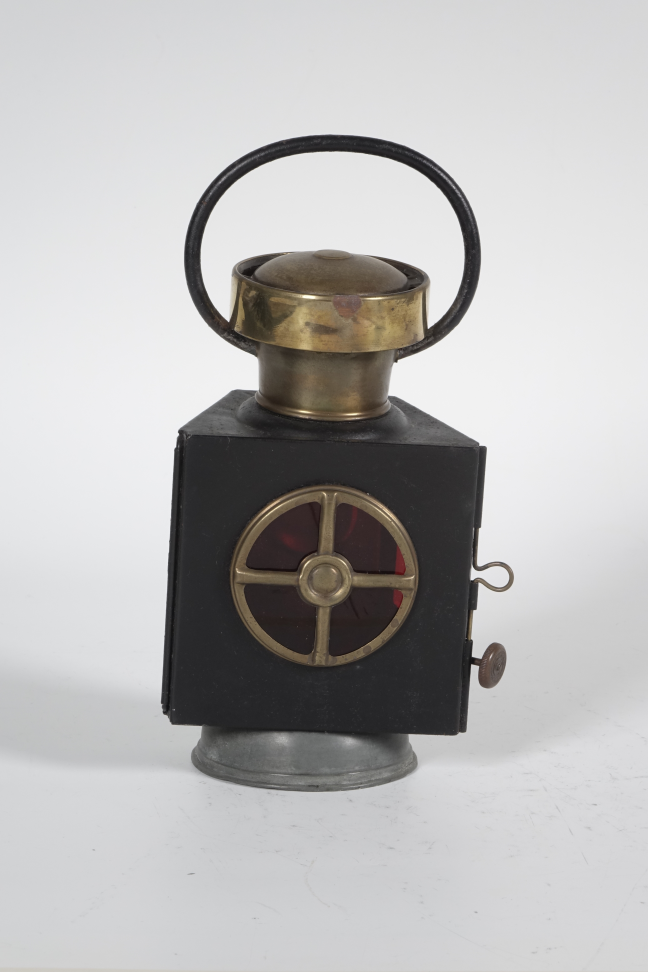
#> input picture images/HM-11-284.JPG, 2592 x 3888 px, given in place of test.png, which was not available (shown at 1/4 size)
$ jupyter execute images.ipynb   (text cells are left out)
#> lines starting #> are read from the running program, lines starting #| are printed output that depends on the picture; long printed decimals are rounded; pictures that were not available may be replaced by others from this repository, and a replacement may not be noted
[cell 1]
#based on https://towardsdatascience.com/building-an-image-color-analyzer-using-python-12de6b0acf74
from collections import Counter
from sklearn.cluster import KMeans
from matplotlib import colors
import matplotlib.pyplot as plt
import numpy as np
import cv2

[cell 2]
image = cv2.imread("/Users/leagleissner/Desktop/test.png")
#> image is the input picture: shape (3888, 2592, 3); mean B, G, R 183, 183.3, 184.3
image = cv2.cvtColor(image, cv2.COLOR_BGR2RGB)
plt.imshow(image)

[cell 3]
def prep_image(raw_img):
    modified_img = cv2.resize(raw_img, (900, 600), interpolation=cv2.INTER_AREA)
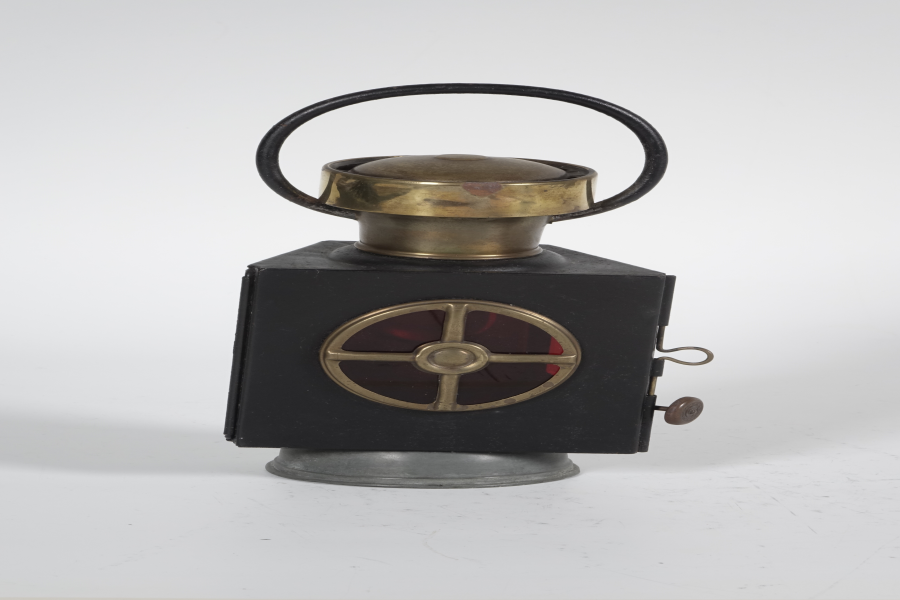
#> modified_img: shape (600, 900, 3); mean R, G, B 184.3, 183.3, 183
    modified_img = modified_img.reshape(modified_img.shape[0] * modified_img.shape[1], 3)
    return modified_img

[cell 4]
def rgb_to_hex(rgb_color):
    hex_color = "#"
    for i in rgb_color:
        i = int(i)
        hex_color += ("{:02x}".format(i))
    return hex_color

[cell 5]
def color_analysis(img):
    clf = KMeans(n_clusters=5)
    color_labels = clf.fit_predict(img)
    center_colors = clf.cluster_centers_
    counts = Counter(color_labels)
#> counts = {3: 207948, 1: 205192, 2: 18580, 4: 28777, 0: 79503}
    ordered_colors = [center_colors[i] for i in counts.keys()]
#> ordered_colors = [[209.1, 209.5, 210.8], [230.3, 230.6, 231.5], [131, 121.5, 105.2], [95.4, 85.81, 74.01], [44.94, 42.22, 42.49]]
    hex_colors = [rgb_to_hex(ordered_colors[i]) for i in counts.keys()]
#> the loop in rgb_to_hex, `for i in rgb_color:` made 3 passes
#> (i, hex_color) on passes 1 to 3: (95, '#5f'), (85, '#5f55'), (74, '#5f554a')
#> the loop in rgb_to_hex (call 2), `for i in rgb_color:` made 3 passes
#> (i, hex_color) on passes 1 to 3: (230, '#e6'), (230, '#e6e6'), (231, '#e6e6e7')
#> hex_colors = ['#5f554a', '#e6e6e7', '#837969', '#2c2a2a', '#d1d1d2']
    plt.figure(figsize=(12, 8))
    plt.pie(counts.values(), labels=hex_colors, colors=hex_colors)
    plt.savefig("color_analysis_report.png")
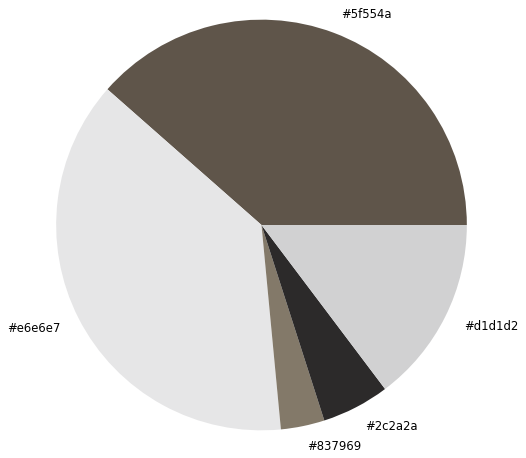
#> figure drawn by matplotlib, 1 panel
    print(hex_colors)
#| ['#5f554a', '#e6e6e7', '#837969', '#2c2a2a', '#d1d1d2']

[cell 6]
def heavy_colors(img):
    # takes an image and returns a dictionary with the most heavy colours in descending order
    clf = KMeans(n_clusters=5)
    color_labels = clf.fit_predict(img)
    center_colors = clf.cluster_centers_
    counts = Counter(color_labels)
#> counts = {0: 211355, 2: 201723, 4: 17098, 3: 29853, 1: 79971}
    ordered_colors = [center_colors[i] for i in counts.keys()]
#> ordered_colors = [[209.3, 209.7, 211], [230.5, 230.7, 231.7], [133.2, 123.6, 107], [96.96, 87.4, 75.42], [45.15, 42.38, 42.6]]
    #hex_colors = [rgb_to_hex(ordered_colors[i]) for i in counts.keys()]
    hex_colors = [ordered_colors[i] for i in counts.keys()]
#> hex_colors = [[209.3, 209.7, 211], [133.2, 123.6, 107], [45.15, 42.38, 42.6], [96.96, 87.4, 75.42], [230.5, 230.7, 231.7]]
    print(hex_colors)
#| [array([209.321, 209.713, 211.018]), array([133.156, 123.554, 106.963]), array([45.146, 42.376, 42.604]), array([96.962, 87.398, 75.423]), array([230.493, 230.744, 231.678])]

[cell 7]
from scipy.spatial import KDTree
from webcolors import (
    CSS3_NAMES_TO_HEX,
    hex_to_rgb,)

def convert_rgb_to_names(rgb_tuple):
    # a dictionary of all the hex and their respective names in css3
    css3_db = CSS3_NAMES_TO_HEX
    names = []
    rgb_values = []
    for color_hex, color_name in css3_db.items():
        names.append(color_name)
        rgb_values.append(hex_to_rgb(color_hex))

    kdt_db = KDTree(rgb_values)
    distance, index = kdt_db.query(rgb_tuple)
    return f'closest match: {names[index]}'

[cell 8]
modified_image = prep_image(image)
color_analysis(modified_image)
heavy_colors(modified_image)

[cell 9]
#https://stackoverflow.com/questions/30230592/loading-all-images-using-imread-from-a-given-folder
import os
images = []
folder = "/Users/leagleissner/Documents/GitHub/InformationRetrieval/images"
for image in folder:
    img = cv2.imread(os.path.join(folder,image))
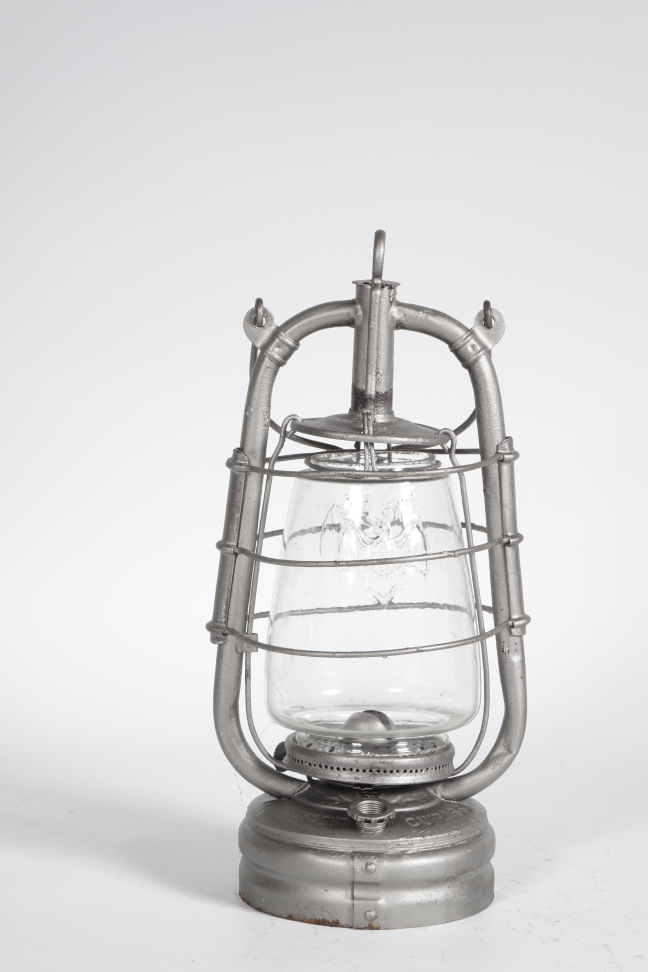
#> input picture images/HM-11-310.JPG, 2592 x 3888 px, given in place of , which was not available (shown at 1/4 size)
#> img is the input picture: shape (3888, 2592, 3); mean B, G, R 216.2, 215.1, 215.1
    if img is not None:
        images.append(img)
